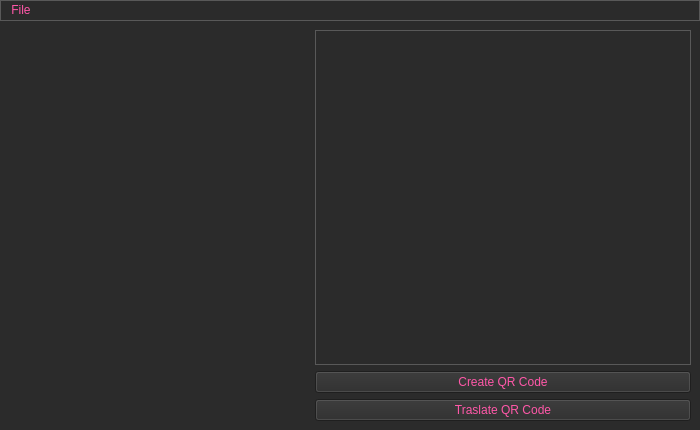
<?xml version="1.0" encoding="UTF-8"?>
<ui version="4.0">
 <class>MainWindow</class>
 <widget class="QMainWindow" name="MainWindow">
  <property name="geometry">
   <rect>
    <x>0</x>
    <y>0</y>
    <width>700</width>
    <height>430</height>
   </rect>
  </property>
  <property name="maximumSize">
   <size>
    <width>700</width>
    <height>500</height>
   </size>
  </property>
  <property name="windowTitle">
   <string>MainWindow</string>
  </property>
  <property name="styleSheet">
   <string notr="true">background-color: rgb(43, 43, 43);</string>
  </property>
  <widget class="QWidget" name="centralwidget">
   <layout class="QHBoxLayout" name="horizontalLayout">
    <item>
     <widget class="QLabel" name="label">
      <property name="minimumSize">
       <size>
        <width>300</width>
        <height>300</height>
       </size>
      </property>
      <property name="maximumSize">
       <size>
        <width>300</width>
        <height>300</height>
       </size>
      </property>
      <property name="styleSheet">
       <string notr="true">background-color: rgb(43, 43, 43);
color: rgb(255, 87, 168);</string>
      </property>
      <property name="text">
       <string/>
      </property>
     </widget>
    </item>
    <item>
     <layout class="QVBoxLayout" name="verticalLayout">
      <item>
       <widget class="QTextEdit" name="textEdit">
        <property name="styleSheet">
         <string notr="true">background-color: rgb(43, 43, 43);
color: rgb(255, 87, 168);
border: 1px solid rgb(89, 89, 89);</string>
        </property>
       </widget>
      </item>
      <item>
       <widget class="QPushButton" name="pushButton_2">
        <property name="styleSheet">
         <string notr="true">background-color: rgb(43, 43, 43);
color: rgb(255, 87, 168);</string>
        </property>
        <property name="text">
         <string>Create QR Code</string>
        </property>
       </widget>
      </item>
      <item>
       <widget class="QPushButton" name="pushButton">
        <property name="styleSheet">
         <string notr="true">background-color: rgb(43, 43, 43);
color: rgb(255, 87, 168);</string>
        </property>
        <property name="text">
         <string>Traslate QR Code</string>
        </property>
       </widget>
      </item>
     </layout>
    </item>
   </layout>
  </widget>
  <widget class="QMenuBar" name="menubar">
   <property name="geometry">
    <rect>
     <x>0</x>
     <y>0</y>
     <width>700</width>
     <height>20</height>
    </rect>
   </property>
   <property name="styleSheet">
    <string notr="true">color: rgb(255, 87, 168);
border: 1px solid rgb(89, 89, 89);</string>
   </property>
   <widget class="QMenu" name="menuFile">
    <property name="title">
     <string>File</string>
    </property>
    <addaction name="actionLoad_Image"/>
    <addaction name="separator"/>
    <addaction name="actionSave_Image"/>
    <addaction name="separator"/>
    <addaction name="actionExit"/>
    <addaction name="separator"/>
   </widget>
   <addaction name="menuFile"/>
  </widget>
  <action name="actionLoad">
   <property name="text">
    <string>Load</string>
   </property>
  </action>
  <action name="actionSave">
   <property name="text">
    <string>Save</string>
   </property>
  </action>
  <action name="actionQuit">
   <property name="text">
    <string>Quit</string>
   </property>
  </action>
  <action name="actionLoad_Image">
   <property name="text">
    <string>Load Image</string>
   </property>
  </action>
  <action name="actionSave_Image">
   <property name="text">
    <string>Save Image</string>
   </property>
  </action>
  <action name="actionExit">
   <property name="text">
    <string>Exit</string>
   </property>
  </action>
 </widget>
 <resources/>
 <connections/>
</ui>
